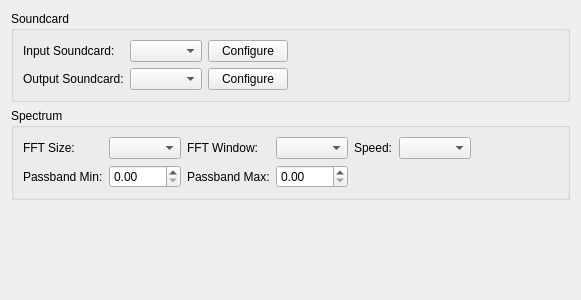
<?xml version="1.0" encoding="UTF-8"?>
<ui version="4.0">
 <class>Digital::Internal::SoundSettings</class>
 <widget class="QWidget" name="Digital::Internal::SoundSettings">
  <property name="geometry">
   <rect>
    <x>0</x>
    <y>0</y>
    <width>581</width>
    <height>300</height>
   </rect>
  </property>
  <property name="windowTitle">
   <string>Form</string>
  </property>
  <layout class="QGridLayout" name="gridLayout_2">
   <item row="0" column="0">
    <widget class="QGroupBox" name="Soundcard">
     <property name="title">
      <string>Soundcard</string>
     </property>
     <layout class="QGridLayout" name="gridLayout">
      <item row="2" column="0">
       <widget class="QLabel" name="label">
        <property name="text">
         <string>Output Soundcard:</string>
        </property>
       </widget>
      </item>
      <item row="0" column="1">
       <widget class="QComboBox" name="cmbInCard"/>
      </item>
      <item row="0" column="0">
       <widget class="QLabel" name="label_2">
        <property name="text">
         <string>Input Soundcard:</string>
        </property>
       </widget>
      </item>
      <item row="2" column="1">
       <widget class="QComboBox" name="cmbOutCard"/>
      </item>
      <item row="0" column="3">
       <spacer name="horizontalSpacer">
        <property name="orientation">
         <enum>Qt::Horizontal</enum>
        </property>
        <property name="sizeHint" stdset="0">
         <size>
          <width>40</width>
          <height>20</height>
         </size>
        </property>
       </spacer>
      </item>
      <item row="2" column="3">
       <spacer name="horizontalSpacer_2">
        <property name="orientation">
         <enum>Qt::Horizontal</enum>
        </property>
        <property name="sizeHint" stdset="0">
         <size>
          <width>40</width>
          <height>20</height>
         </size>
        </property>
       </spacer>
      </item>
      <item row="0" column="2">
       <widget class="QPushButton" name="pushButton">
        <property name="text">
         <string>Configure</string>
        </property>
       </widget>
      </item>
      <item row="2" column="2">
       <widget class="QPushButton" name="pushButton_2">
        <property name="text">
         <string>Configure</string>
        </property>
       </widget>
      </item>
     </layout>
    </widget>
   </item>
   <item row="1" column="0">
    <widget class="QGroupBox" name="Spectrum">
     <property name="title">
      <string>Spectrum</string>
     </property>
     <layout class="QGridLayout" name="gridLayout_3">
      <item row="3" column="2">
       <widget class="QLabel" name="label_6">
        <property name="text">
         <string>Passband Max:</string>
        </property>
       </widget>
      </item>
      <item row="0" column="0">
       <widget class="QLabel" name="label_3">
        <property name="text">
         <string>FFT Size:</string>
        </property>
       </widget>
      </item>
      <item row="0" column="1">
       <widget class="QComboBox" name="cmbFFTSize"/>
      </item>
      <item row="0" column="3">
       <widget class="QComboBox" name="cmbFFTWindow"/>
      </item>
      <item row="0" column="2">
       <widget class="QLabel" name="label_4">
        <property name="text">
         <string>FFT Window:</string>
        </property>
       </widget>
      </item>
      <item row="3" column="0">
       <widget class="QLabel" name="label_5">
        <property name="text">
         <string>Passband Min:</string>
        </property>
       </widget>
      </item>
      <item row="0" column="6">
       <spacer name="horizontalSpacer_3">
        <property name="orientation">
         <enum>Qt::Horizontal</enum>
        </property>
        <property name="sizeHint" stdset="0">
         <size>
          <width>40</width>
          <height>20</height>
         </size>
        </property>
       </spacer>
      </item>
      <item row="0" column="4">
       <widget class="QLabel" name="label_7">
        <property name="text">
         <string>Speed:</string>
        </property>
       </widget>
      </item>
      <item row="3" column="1">
       <widget class="QDoubleSpinBox" name="spinMin"/>
      </item>
      <item row="3" column="3">
       <widget class="QDoubleSpinBox" name="spinMax"/>
      </item>
      <item row="0" column="5">
       <widget class="QComboBox" name="cmbSpeed"/>
      </item>
     </layout>
    </widget>
   </item>
   <item row="3" column="0">
    <spacer name="verticalSpacer">
     <property name="orientation">
      <enum>Qt::Vertical</enum>
     </property>
     <property name="sizeHint" stdset="0">
      <size>
       <width>20</width>
       <height>40</height>
      </size>
     </property>
    </spacer>
   </item>
  </layout>
 </widget>
 <resources/>
 <connections/>
</ui>
